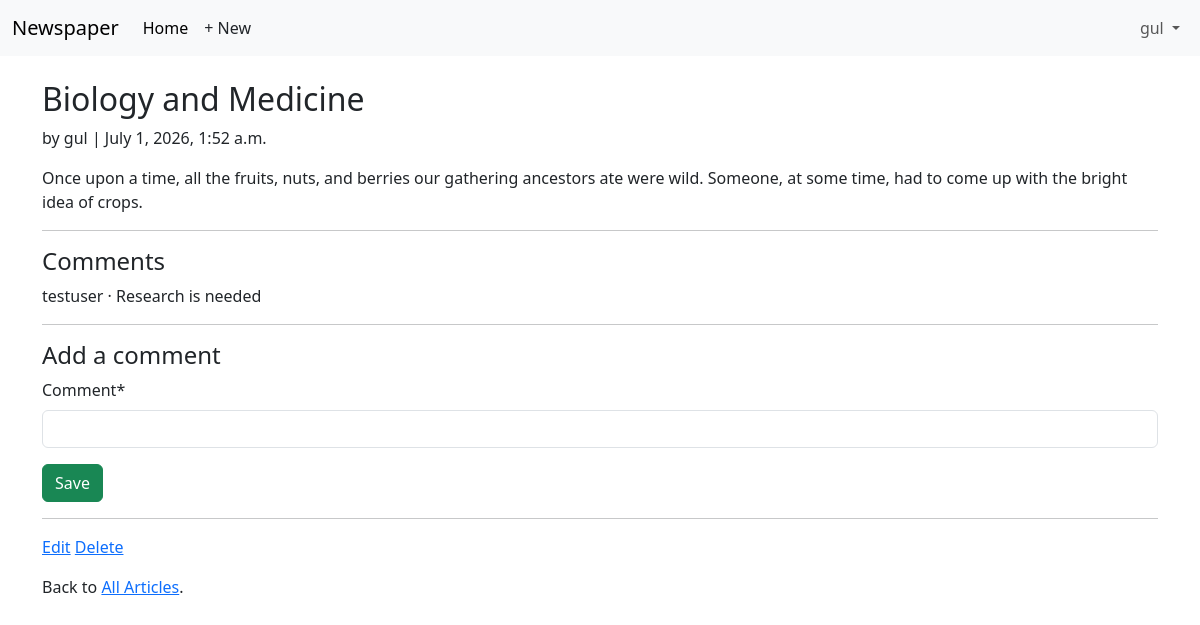
The app's page /articles/3/ (signed in) with its own data.
### accounts/models.py (models this page shows)
class CustomUser(AbstractUser):
    age= models.PositiveIntegerField(null=True, blank=True)

### articles/models.py (models this page shows, shortened)
class Article(models.Model):
    title= models.CharField(max_length=255)
    body=models.TextField()
    date=models.DateTimeField(auto_now_add=True)
    author = models.ForeignKey(
        settings.AUTH_USER_MODEL,
        on_delete=models.CASCADE,
        )

class Comment(models.Model):
    article = models.ForeignKey(Article, on_delete=models.CASCADE)
    comment = models.CharField(max_length=140)
    author = models.ForeignKey(
        settings.AUTH_USER_MODEL,
        on_delete=models.CASCADE,
    )
    def __str__(self):
        return self.comment

### articles/views.py (the view, shortened to what this page needs)
# urls.py: path("<int:pk>/", ArticleDetailView.as_view(),
class ArticleDetailView(LoginRequiredMixin, View):
    def get(self, request, *args, **kwargs):
        view = CommentGet.as_view()
        return view(request, *args, **kwargs)

### articles/forms.py
class CommentForm(forms.ModelForm):
    class Meta:
        model= Comment
        fields= ("comment",)

### articles/views.py (called while the page is built)
    def get_context_data(self, **kwargs):
        context = super().get_context_data(**kwargs)
        context["form"] = CommentForm()
        return context

### templates/article_detail.html
{% extends "base.html" %}
{% load crispy_forms_tags %}
{% block content %}
<div class="article-entry">
    <h2>{{ object.title }}</h2>
    <p>by {{ object.author }} | {{ object.date }}</p>
    <p>{{ object.body }}</p>
</div>
<hr>
<h4>Comments</h4>
{% for comment in article.comment_set.all %}
<p>{{ comment.author }} &middot; {{comment }}</p>
{% endfor %}
<hr>
<h4>Add a comment</h4>
<form action="" method="post">{% csrf_token %}
    {{ form|crispy }}
    <button class="btn btn-success ms2" type="submit">Save</button>
</form>
<hr>
<div>
    {% if article.author.pk == request.user.pk %}
    <p><a href="{% url 'article_edit' article.pk %}">Edit</a>
        <a href="{% url 'article_delete' article.pk %}">Delete</a>
    </p>
    {% endif %}
    <p>Back to <a href="{% url 'article_list' %}">All Articles</a>.</p>
</div>
{% endblock content %}

### templates/base.html (shortened to what this page needs)
<!DOCTYPE html>
<html>
<head>
    <link href="https://cdn.jsdelivr.net/npm/bootstrap@5.3.3/dist/css/bootstrap.min.css" rel="stylesheet"
>
</head>
<body>
    <nav class="navbar navbar-expand-lg bg-body-tertiary">
        <div class="container-fluid">
            <a class="navbar-brand" href="{% url 'home' %}">Newspaper</a>
            <div class="collapse navbar-collapse" id="navbarSupportedContent">
                <ul class="navbar-nav me-auto mb-2 mb-lg-0">
                    <li class="nav-item">
                        <a class="nav-link active" aria-current="page" href="{% url 'home' %}">Home</a>
                    </li>
                    {% if user.is_authenticated %}
                    <li><a href="{% url 'article_new' %}" class="nav-link px-2 link-dark">+ New</a>
                    </li>
                </ul>
                <ul class="navbar-nav">
                    <li class="nav-item dropdown">
                        <a class="nav-link dropdown-toggle" href="#" role="button" data-bs-toggle="dropdown"
                            aria-expanded="false">
                            {{ user.username }}
                        </a>
                    </li>
                </ul>
                {% else %}
                </ul>
                <div class="d-flex">
                    <a href="{% url 'login' %}" class="btn btn-outline-secondary">Log in</a>
                    <a href="{% url 'signup' %}" class="btn btn-primary ms-2">Sign up</a>
                </div>
                {% endif %}
            </div>
        </div>
    </nav>
    <main class="container mt-4">
        {% block content %}
        {% endblock content %}
    </main>
</body>
</html>

### records on screen
CustomUser: username "gul"
Article: title "Biology and Medicine", author "gul", date "July 1, 2026, 1:52 a.m.", body "Once upon a time, all the fruits, nuts, and berries our gathering ancestors ate were wild. Someone, at some time, had to come up with the bright idea of crops."
Comment: author "testuser", comment "Research is needed"
